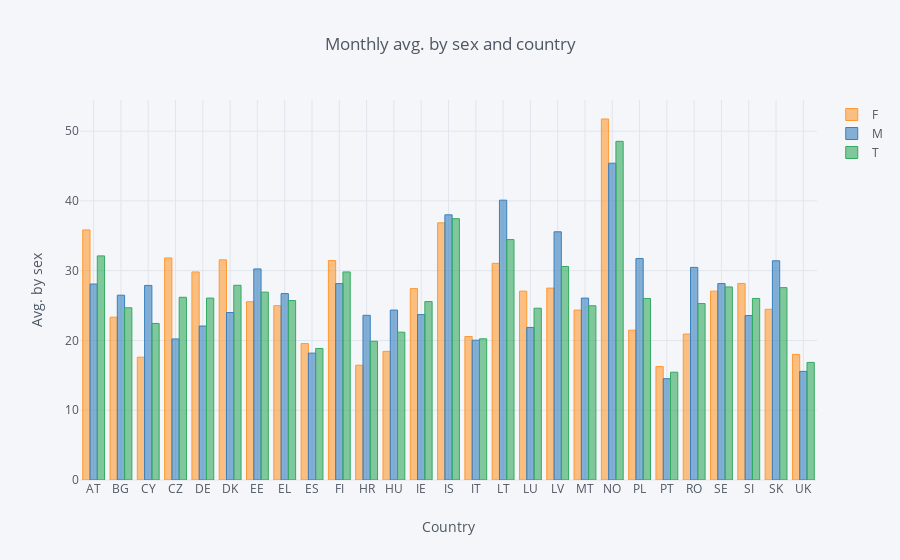

Notebook cell for this chart:
### Code cell
# Representamos las medias de la frecuencias mensuales de consumo de alcohol, por sexo y país:
data_month.iplot(kind='bar', x='index', y=['F', 'M', 'T'], xTitle='Country', 
           yTitle='Avg. by sex', title='Monthly avg. by sex and country')

### Figure 1 — Plotly figure (JSON) as saved in the notebook; plotly's stock layout.template omitted (floating-point values rounded to 4 significant figures)
{"data": [{"marker": {"color": "rgba(255, 153, 51, 0.6)", "line": {"color": "rgba(255, 153, 51, 1.0)", "width": 1}}, "name": "F", "orientation": "v", "text": "", "type": "bar", "uid": "d4748e33-51a1-46b4-a50a-86a17e9cd728", "x": ["AT", "BG", "CY", "CZ", "DE", "DK", "EE", "EL", "ES", "FI", "HR", "HU", "IE", "IS", "IT", "LT", "LU", "LV", "MT", "NO", "PL", "PT", "RO", "SE", "SI", "SK", "UK"], "y": [35.83, 23.33, 17.6, 31.82, 29.82, 31.55, 25.55, 24.98, 19.55, 31.45, 16.45, 18.43, 27.43, 36.85, 20.57, 31.05, 27.07, 27.5, 24.35, 51.73, 21.47, 16.27, 20.92, 27.07, 28.17, 24.47, 18.0]}, {"marker": {"color": "rgba(55, 128, 191, 0.6)", "line": {"color": "rgba(55, 128, 191, 1.0)", "width": 1}}, "name": "M", "orientation": "v", "text": "", "type": "bar", "uid": "65c2e8fd-d2d1-4356-9468-b071c5ee1198", "x": ["AT", "BG", "CY", "CZ", "DE", "DK", "EE", "EL", "ES", "FI", "HR", "HU", "IE", "IS", "IT", "LT", "LU", "LV", "MT", "NO", "PL", "PT", "RO", "SE", "SI", "SK", "UK"], "y": [28.08, 26.48, 27.88, 20.22, 22.07, 24, 30.25, 26.72, 18.18, 28.15, 23.6, 24.35, 23.7, 38, 20.03, 40.1, 21.87, 35.57, 26.07, 45.4, 31.73, 14.52, 30.47, 28.15, 23.57, 31.42, 15.57]}, {"marker": {"color": "rgba(50, 171, 96, 0.6)", "line": {"color": "rgba(50, 171, 96, 1.0)", "width": 1}}, "name": "T", "orientation": "v", "text": "", "type": "bar", "uid": "dc8b5777-6316-4fbd-b9cb-957c29fbbbb8", "x": ["AT", "BG", "CY", "CZ", "DE", "DK", "EE", "EL", "ES", "FI", "HR", "HU", "IE", "IS", "IT", "LT", "LU", "LV", "MT", "NO", "PL", "PT", "RO", "SE", "SI", "SK", "UK"], "y": [32.12, 24.68, 22.43, 26.18, 26.07, 27.9, 26.92, 25.72, 18.85, 29.82, 19.88, 21.18, 25.57, 37.45, 20.23, 34.45, 24.62, 30.6, 24.97, 48.53, 26.02, 15.45, 25.28, 27.67, 26.02, 27.57, 16.85]}], "layout": {"legend": {"bgcolor": "#F5F6F9", "font": {"color": "#4D5663"}}, "paper_bgcolor": "#F5F6F9", "plot_bgcolor": "#F5F6F9", "title": {"font": {"color": "#4D5663"}, "text": "Monthly avg. by sex and country"}, "xaxis": {"gridcolor": "#E1E5ED", "showgrid": true, "tickfont": {"color": "#4D5663"}, "title": {"font": {"color": "#4D5663"}, "text": "Country"}, "zerolinecolor": "#E1E5ED"}, "yaxis": {"gridcolor": "#E1E5ED", "showgrid": true, "tickfont": {"color": "#4D5663"}, "title": {"font": {"color": "#4D5663"}, "text": "Avg. by sex"}, "zerolinecolor": "#E1E5ED"}}}
